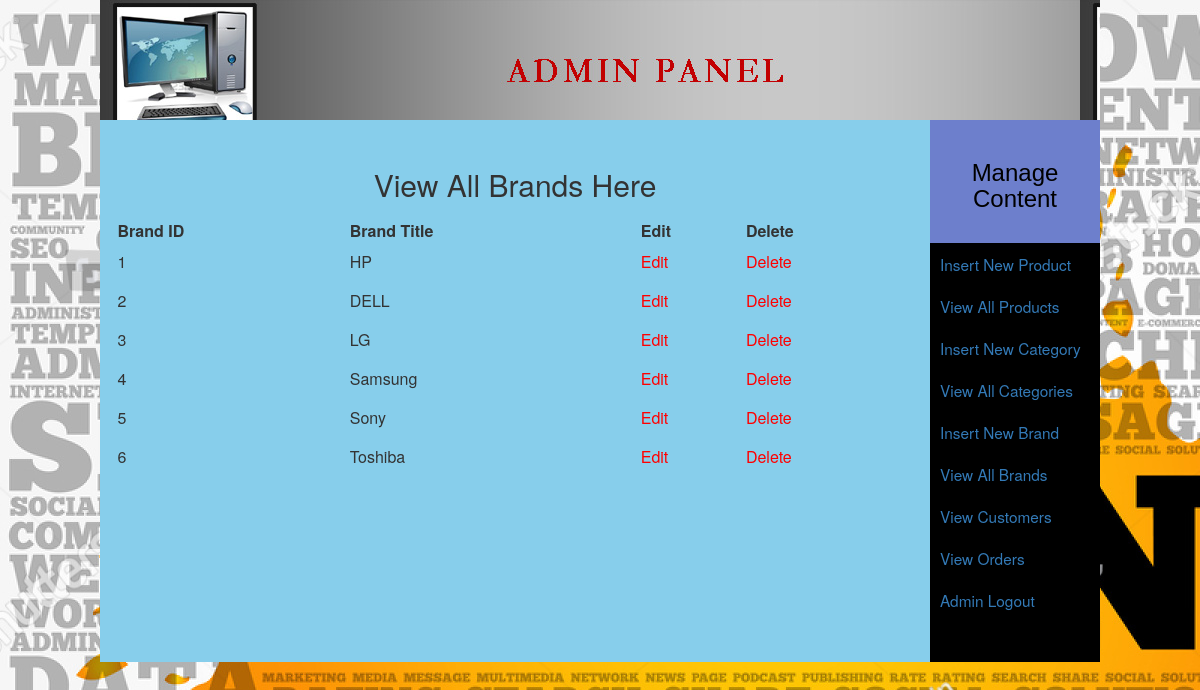
Page /admin_area/index.php?view_brands (signed in) on the committed database.
### tables this page shows
CREATE TABLE `brands` (
  `brand_id` int(100) NOT NULL,
  `brand_title` text NOT NULL
);

### admin_area/view_brands.php (the view, shortened to what this page needs)
<?php
if(!isset($_SESSION['user_email'])){
	echo "<script>window.open('login.php?not_admin=You are not an Admin!','_self')</script>";
}
else {
?>
<table width="795" align="center">
	<tr align="center">
		<td colspan="6"><h2>View All Brands Here</h2></td>
	</tr>
	<tr align="center" bgcolor="skyblue">
		<th>Brand ID</th>
		<th>Brand Title</th>
		<th>Edit</th>
		<th>Delete</th>
	</tr>
	<?php
	include("includes/db.php");
	$get_brand = "select * from brands";
	$run_brand = mysqli_query($con, $get_brand);
	while ($row_brand=mysqli_fetch_array($run_brand)){
		$brand_id = $row_brand['brand_id'];
		$brand_title = $row_brand['brand_title'];
	?>
	<tr align="left">
		<td><?php echo $brand_id;?></td>
		<td><?php echo $brand_title;?></td>
		<td><a href="index.php?edit_brand=<?php echo $brand_id; ?>" style="color:red">Edit</a></td>
		<td><a href="delete_brand.php?delete_brand=<?php echo $brand_id;?>" style="color:red">Delete</a></td>
	</tr>
	<?php } ?>
</table>
<?php } ?>

### admin_area/styles/style.css (style rules this page uses)
html, body, div, span, applet, object, iframe, h1, h2, h3, h4, h5, h6, p, blockquote, pre, a, abbr, acronym, address, big, cite, code, del, dfn, em, img, ins, kbd, q, s, samp, small, strike, strong, sub, sup, tt, var, b, u, i, center, dl, dt, dd, ol, ul, li, fieldset, form, label, legend, table, caption, tbody, tfoot, thead, tr, th, td, article, aside, canvas, details, embed, figure, figcaption, footer, header, hgroup, menu, nav, output, ruby, section, summary, time, mark, audio, video { margin: 0; padding: 0; border: 0; vertical-align: baseline; }
body { background-attachment: fixed; }
table { border-collapse: collapse !important; margin:0 auto !important; float:none !important; }
td { padding-top: .5em !important; padding-bottom: .5em !important; }

### rows in the picture
brands: brand_id "1", brand_title "HP"
brands: brand_id "2", brand_title "DELL"
brands: brand_id "3", brand_title "LG"
brands: brand_id "4", brand_title "Samsung"
brands: brand_id "5", brand_title "Sony"
brands: brand_id "6", brand_title "Toshiba"
